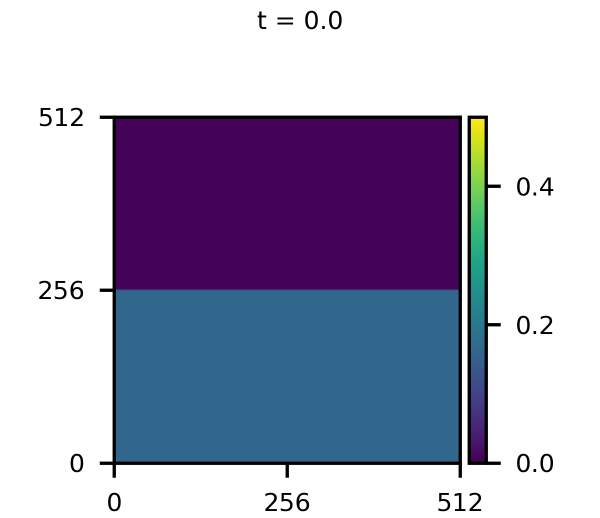
#> input picture KAUST/Figure_2/plt/nfields_00000.png, 1200 x 1035 px (shown at 1/2 size)
$ python Vel_mix.py
#> lines starting #> are read from the running program, lines starting #| are printed output that depends on the picture
#!/usr/bin/env python3

from PIL import Image

images = [
    Image.open("plt/nfields_00000.png"),
    Image.open("plt/nfields_00078.png"),
    Image.open("plt/nfields_00090.png"),
    Image.open("plt/nfields_00100.png"),
    Image.open("vel/nvel_00000.png"),
    Image.open("vel/nvel_00078.png"),
    Image.open("vel/nvel_00090.png"),
    Image.open("vel/nvel_00100.png"),
    ]
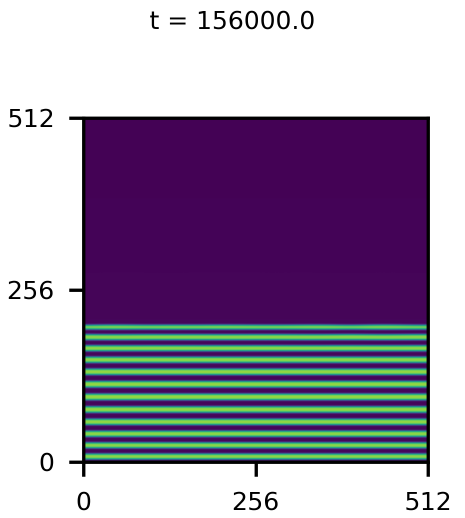
#> input picture KAUST/Figure_2/plt/nfields_00078.png, 930 x 1035 px (shown at 1/2 size)
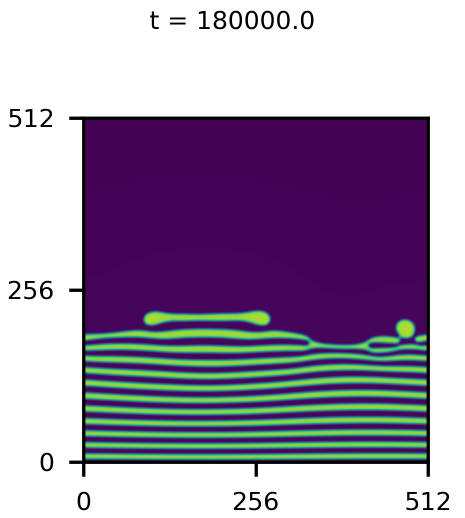
#> input picture KAUST/Figure_2/plt/nfields_00090.png, 930 x 1035 px (shown at 1/2 size)
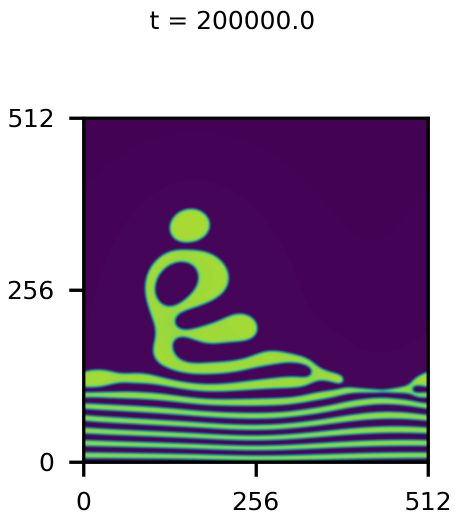
#> input picture KAUST/Figure_2/plt/nfields_00100.png, 930 x 1035 px (shown at 1/2 size)
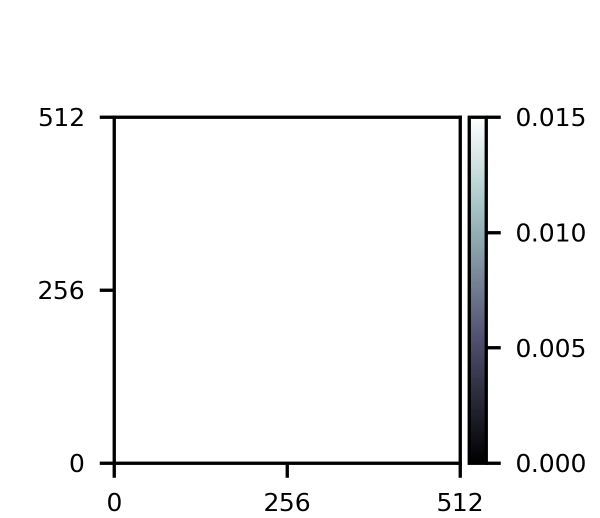
#> input picture KAUST/Figure_2/vel/nvel_00000.png, 1200 x 1035 px (shown at 1/2 size)
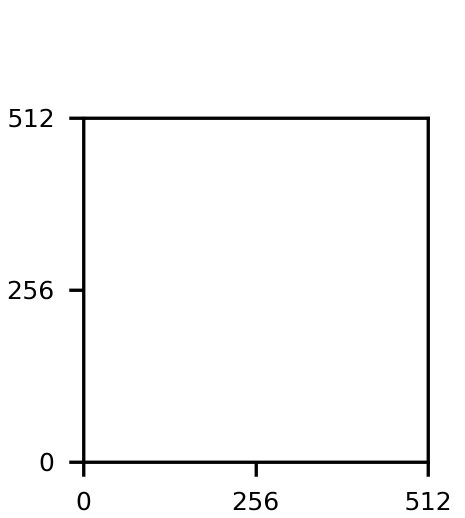
#> input picture KAUST/Figure_2/vel/nvel_00078.png, 930 x 1035 px (shown at 1/2 size)
#> (the run stopped early here; a loop or call above may not have finished)
